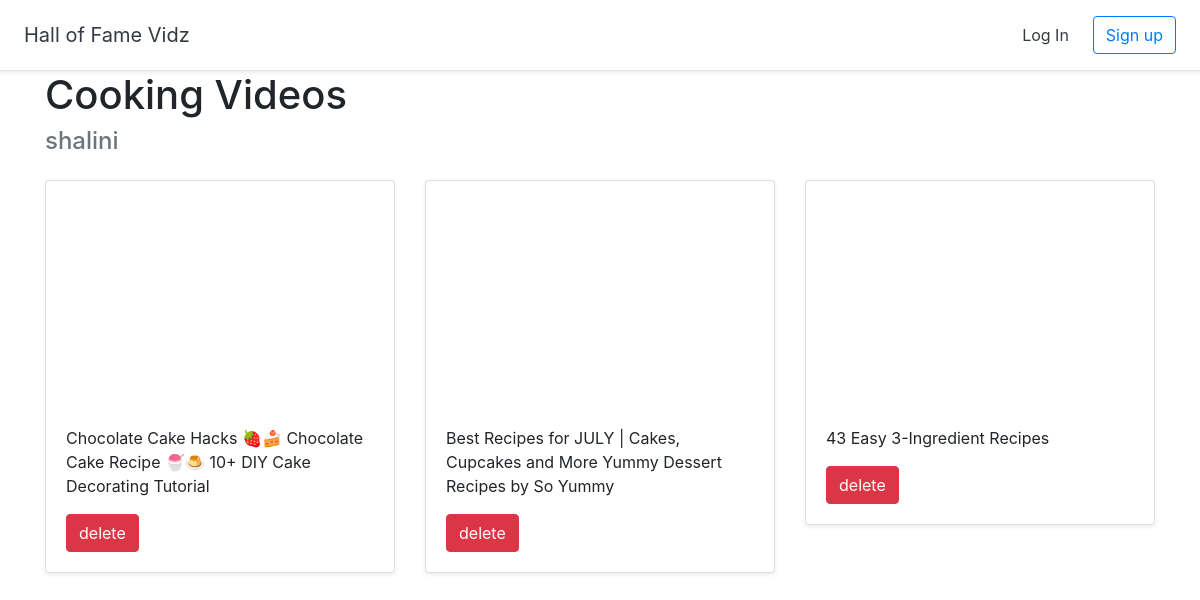
The app's page /halloffame/5 with its own data.
### halls/models.py (models this page shows, shortened)
class Hall(models.Model):
    title = models.CharField(max_length=200)
    user = models.ForeignKey(User,on_delete=models.CASCADE)

class Video(models.Model):
    title = models.CharField(max_length=200)
    url = models.URLField()
    youtube_id = models.CharField(max_length=200)
    hall = models.ForeignKey(Hall,on_delete=models.CASCADE)

### halls/views.py (the view)
# urls.py: path('halloffame/<int:pk>',views.DetailHall.as_view(),name='detail_hall'),
class DetailHall(generic.DetailView):
    model = Hall
    template_name = 'halls/detail_hall.html'

### halls/templates/halls/detail_hall.html (shortened to what this page needs)
{%extends 'halls/base.html'%}
{%block content%}
<div class="container">
<h1>{{hall.title}}</h1>
<h4 class="text-muted">{{hall.user.username}}</h4>
    <div class="row">
        {%for video in hall.video_set.all%}
    <div class="col-md-4 mt-3">
    <div class="card mb-4 shadow-sm">
              <iframe width="100%" height="225" src="https://www.youtube.com/embed/{{video.youtube_id}}" frameborder="0" allow="accelerometer; autoplay; encrypted-media; gyroscope; picture-in-picture" allowfullscreen>
             </iframe>
              <div class="card-body"><p class="card-text">{{video.title}}</p>
                  <a href="{%url 'delete_video' video.id%}" class="btn btn-danger">delete</a>
             </div></div></div>
        {%endfor%}
</div>
{%endblock%}

### records on screen
Hall: title "Cooking Videos", user.username "shalini"
Video: title "Chocolate Cake Hacks 🍓🍰 Chocolate Cake Recipe 🍧🍮 10+ DIY Cake Decorating Tutorial"
Video: title "Best Recipes for JULY | Cakes, Cupcakes and More Yummy Dessert Recipes by So Yummy"
Video: title "43 Easy 3-Ingredient Recipes"
